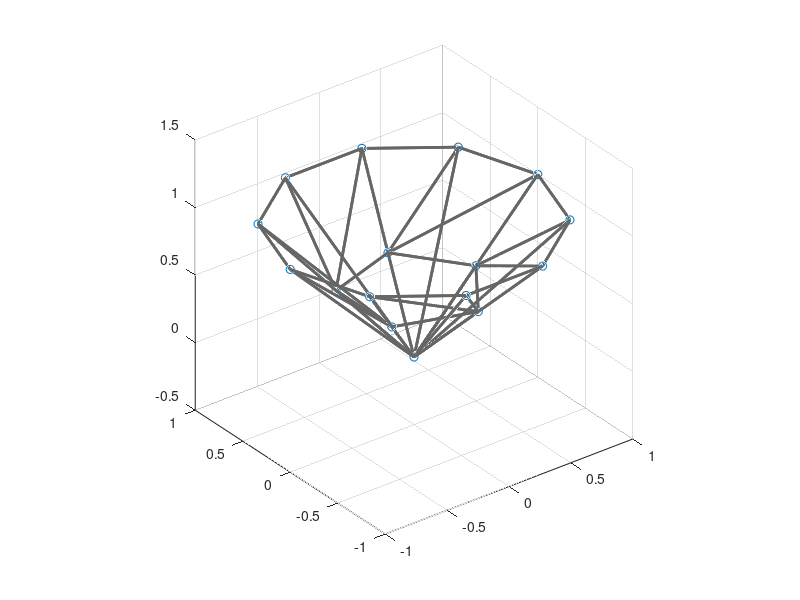

Write the MATLAB code that produced this figure. (Note: this script raises an error after producing the figure.)
r_out = 1;
r_in = 0.5;
n_out = 10;
n_in = 5;
z_in = 0.5;
z_out = 1.0;
N = 16;

q_in = zeros(n_in,3);
for i = 1 : n_in
    ang = 360/n_in * i;
    q_in(i,1) = r_in * cosd(ang);
    q_in(i,2) = r_in * sind(ang);
    q_in(i,3) = z_in;
end

q_out = zeros(n_out,3);
for i = 1 : n_out
    ang = 360/n_out * i;
    q_out(i,1) = r_out * cosd(ang);
    q_out(i,2) = r_out * sind(ang);
    q_out(i,3) = z_out;
end

    
qDes = [0., 0., 0.];
qDes = [qDes ; q_in;  q_out] * 1.0;

scatter3(qDes(:,1), qDes(:,2), qDes(:,3))
hold on

adjvec = [1 1 1 1 1  2 3 4 5 6  7 8  9 10 11 12 13 14 15 16  2  2 3 3  4  4  5  5  6  6   1  1; 
          2 3 4 5 6  3 4 5 6 2  8 9 10 11 12 13 14 15 16  7  7 16 8 9 10 11 12 13 14 15  11 16];

adj = zeros(N,N);      
for i = 1 : size(adjvec,2)
    id1 = adjvec(1,i);
    id2 = adjvec(2,i);
    adj(id1, id2) = 1;    
end
adj = adj + adj';

adj(:,1) = 1;
adj(1,:) = 1;
adj(1,1) = 0;




% 
% adj = [ ...
% 1   1   1   1   1   1   1   1   1   1   1   1   1   1   1   1   ; ...
% 1   0   1   0   0   1   1   0   0   0   0   0   0   0   0   1   ; ...
% 1   1   0   1   0   0   0   1   1   0   0   0   0   0   0   0   ; ...
% 1   0   1   0   1   0   0   0   0   1   1   0   0   0   0   0   ; ...
% 1   0   0   1   0   1   0   0   0   0   0   1   1   0   0   0   ; ...
% 1   1   0   0   1   0   0   0   0   0   0   0   0   1   1   0   ; ...
% 1   1   1   0   0   0   0   0   0   0   0   0   0   0   0   1   ; ...
% 1   0   1   0   0   0   1   0   1   0   0   0   0   0   0   0   ;...
% 1   0   1   0   0   0   0   1   0   1   0   0   0   0   0   0   ;...
% 1   0   0   1   0   0   0   0   1   0   1   0   0   0   0   0   ;...
% 1   0   0   1   0   0   0   0   0   1   0   1   0   0   0   0   ;...
% 1   0   0   0   1   0   0   0   0   0   1   0   1   0   0   0   ;...
% 1   0   0   0   1   0   0   0   0   0   0   1   0   1   0   0   ;...
% 1   0   0   0   0   1   0   0   0   0   0   0   1   0   1   0   ;...
% 1   0   0   0   0   1   0   0   0   0   0   0   0   1   0   1   ;...
% 1   1   0   0   0   0   1   0   0   0   0   0   0   0   1   0  ];

N = size(adj,1);
X = qDes(:,1);
Y = qDes(:,2);
Z = qDes(:,3);

for m = 1 : N
    for n = 1 : N
        if adj(m,n)
        plot3([X(m),X(n)],[Y(m),Y(n)], ...
             [Z(m),Z(n)], 'LineWidth',2, ...
             'Color', [0.4 0.4 0.4]);
        end
    end
end  
axis equal

n = N;
qDest = qDes';
q = qDest(:);
Df = zeros(n,n);
for i = 1 : n
    for j = i+1 : n
        Df(i,j) = norm(q(3*i-2:3*i)-q(3*j-2:3*j), 2);
    end
end
Df = Df + Df'


[Ar, Kd] = FindGains3D_Ver1_0(qDes, adj);
sort(eig(Ar))